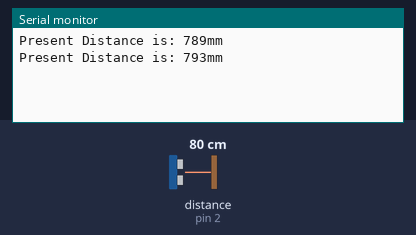
Bench run of a sketch on a simulated Arduino Uno, built with avr-gcc and run on an emulated ATmega328P. Parts: the last lines printed to the serial monitor. Wiring (inferred from the names in the program): ultrasonic range finder: trigger pin 3; echo pin 2. Inputs (shaded band) come from the test bench; at power-on: distance to the obstacle (sensor on pin 2) 80 cm. The echo pulse lasts 58.3 µs per cm.

Above: at 1.8 s.
1.9 s: distance to the obstacle (sensor on pin 2) set to 2 cm
At 2.8 s:
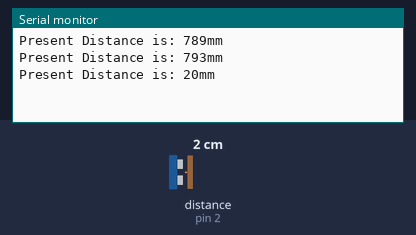
3.4 s: distance to the obstacle (sensor on pin 2) set to 4 cm
At 4.8 s:
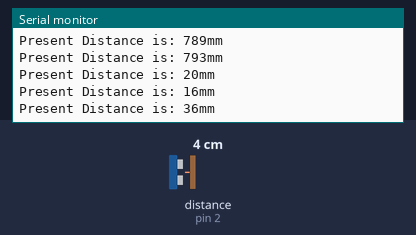
Timing chart, 0 to 6.4 s (numbered marks = the images above; inputs shaded):
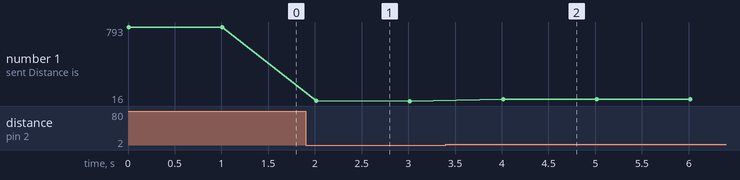

The sketch:

sketch_jan23b.ino
```cpp
unsigned int EchoPin = 2;           // connect Pin 2(Arduino digital io) to Echo at US-020
unsigned int TrigPin = 3;           // connect Pin 3(Arduino digital io) to Trig at US-020
unsigned long Time_Echo_us = 0;
unsigned long Len_mm  = 0;
void setup()
{  //Initialize
    Serial.begin(9600);                        //Serial: output result to Serial monitor
    pinMode(EchoPin, INPUT);                    //Set EchoPin as input, to receive measure result from US-020
    pinMode(TrigPin, OUTPUT);                   //Set TrigPin as output, used to send high pusle to trig measurement (>10us)
}

void loop()
{
    digitalWrite(TrigPin, HIGH);              //begin to send a high pulse, then US-020 begin to measure the distance
    delayMicroseconds(50);                    //set this high pulse width as 50us (>10us)
    digitalWrite(TrigPin, LOW);               //end this high pulse

    Time_Echo_us = pulseIn(EchoPin, HIGH);               //calculate the pulse width at EchoPin,
    if((Time_Echo_us < 60000) && (Time_Echo_us > 1))     //a valid pulse width should be between (1, 60000).
    {
      Len_mm = (Time_Echo_us*34/100)/2;      //calculate the distance by pulse width, Len_mm = (Time_Echo_us * 0.34mm/us) / 2 (mm)
      Serial.print("Present Distance is: ");  //output result to Serial monitor
      Serial.print(Len_mm, DEC);            //output result to Serial monitor
      Serial.println("mm");                 //output result to Serial monitor
    }
    delay(1000);                            //take a measurement every second (1000ms)
}
```

Measured:
- after the input at 1.9 s, the serial monitor: prints a new line after 0.11 s (image 1)
- after the input at 3.4 s, the serial monitor: prints a new line after 0.61 s (image 2)
- plotted number 1: 793 → 16 after the input at 1.9 s, 16 → 36 after the input at 3.4 s
